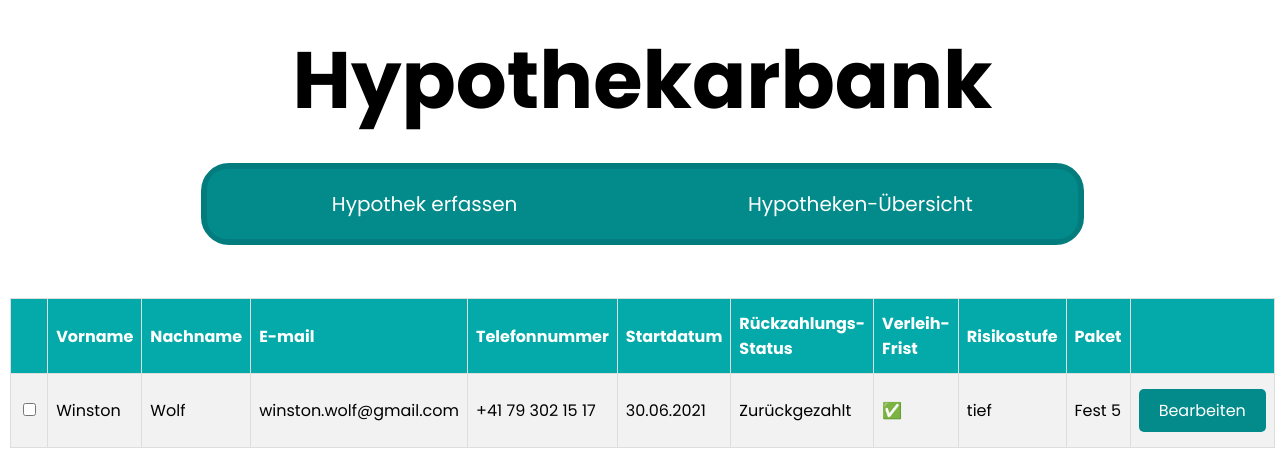
The page /Views/existingMortgagesView.php on the database its author committed.
### tables this page shows
CREATE TABLE `mortgages` (
  `mortgageID` int(11) NOT NULL,
  `firstName` varchar(45) NOT NULL,
  `lastName` varchar(45) NOT NULL,
  `email` varchar(100) NOT NULL,
  `phoneNumber` varchar(100) NOT NULL,
  `startDate` date NOT NULL,
  `repaymentStatus` enum('Repaid','Not Repaid') NOT NULL,
  `FK_riskID` int(11) NOT NULL,
  `FK_packageID` int(11) NOT NULL
);

CREATE TABLE `riskranking` (
  `riskID` int(11) NOT NULL,
  `riskLevel` varchar(100) NOT NULL,
  `changeRentalDays` int(11) NOT NULL
);

CREATE TABLE `packages` (
  `packageID` int(11) NOT NULL,
  `packageName` varchar(100) NOT NULL,
  `percentage` double NOT NULL
);

### Models/CRUD.php (called while the page is built, shortened)
<?php
require ("database.php");
function getAllMortgages(): array
{
    global $pdo;
    $statement = $pdo->prepare('SELECT * FROM mortgages ORDER BY startDate ASC');
    $statement->execute();
    return $statement->fetchAll();
}
function getRiskLevel($riskID): string
{
    global $pdo;
    $statement = $pdo->prepare('SELECT riskLevel FROM M307DB.riskRanking WHERE riskID = :riskID;');
    $statement->bindValue(':riskID', $riskID);
    $statement->execute();
    $riskLevels = $statement->fetchAll();
    return $riskLevels[0][0];
}
function getPackageName($packageID): string
{
    global $pdo;
    $statement = $pdo->prepare('SELECT packageName FROM M307DB.packages WHERE packageID = :packageID;');
    $statement->bindValue(':packageID', $packageID);
    $statement->execute();
    $packageName = $statement->fetchAll();
    return $packageName[0][0];
}

### Views/existingMortgagesView.php (the view, shortened to what this page needs)
<!doctype html>
<html lang="de">
<head>
    <link rel="stylesheet" href="css/global.css">
    <link rel="stylesheet" href="css/existing-mortgages-styles.css">
</head>
<body>
<div>
    <h1>Hypothekarbank</h1>
    <nav>
        <a href="createMortgageView.php" class="menu-bar menu-right text-center">Hypothek erfassen</a>
        <a href="existingMortgagesView.php" class="menu-bar menu-left text-center">Hypotheken-Übersicht</a>
    </nav>
</div>
<table id="mortgages" class="list">
    <tr>
        <th> </th>
        <th>Vorname</th>
        <th>Nachname</th>
        <th>E-mail</th>
        <th>Telefonnummer</th>
        <th>Startdatum</th>
        <th>Rückzahlungs-Status</th>
        <th>Verleih-Frist</th>
        <th>Risikostufe</th>
        <th>Paket</th>
        <th> </th>
    </tr>
    <?php
    require("../Models/CRUD.php");
    require("../Controllers/Utils.php");
    $mortgages = getAllMortgages();
    for ($i = 0; $i < count($mortgages); $i++) {
        echo "<tr>";
        echo '<td><input type="checkbox"></td>';
        echo "<td>" . $mortgages[$i]['firstName'] . "</td>";
        echo "<td>" . $mortgages[$i]['lastName'] . "</td>";
        echo "<td>" . $mortgages[$i]['email'] . "</td>";
        echo "<td>" . $mortgages[$i]['phoneNumber'] . "</td>";
        echo "<td>" . formatDate($mortgages[$i]['startDate']) . "</td>";
        echo "<td>" . formatRepaymentStatus($mortgages[$i]['repaymentStatus']) . "</td>";
        echo "<td>" . getEmoji($mortgages[$i]['startDate'],$mortgages[$i]['FK_riskID'], $mortgages[$i]['repaymentStatus']) . "</td>";
        echo "<td>" . getRiskLevel($mortgages[$i]['FK_riskID']) . "</td>";
        echo "<td>" . getPackageName($mortgages[$i]['FK_packageID']) . "</td>";
        echo '<td><a class="menu-btn" href="updateMortgageView.php?mortgageID=' .$mortgages[$i]['mortgageID'].'">Bearbeiten</a></td>';
        echo "</tr>";
    }
    ?>
</table>
</body>
</html>

### Controllers/Utils.php (shortened to what this page needs)
<?php
function formatRepaymentStatus($status): string {
    if ($status === 'Repaid') return 'Zurückgezahlt';
    else if ($status === 'Not Repaid') return 'Nicht zurückgezahlt';
    else return 'Fehler';
}
function formatDate($date) {
    $dateTime = new DateTime($date);
    return date('d.m.Y', $dateTime->getTimestamp());
}
function getEmoji($startDate, $riskID, $repaymentStatus):string{
    if($repaymentStatus === 'Repaid') {
        return '<p>&#x2705</p>';
    } else {
        if (SpanOverdue($startDate, $riskID)){
            return '<p>&#x1F6A8</p>';
        }else{
            return '<p>&#x1F4B8</p>';
        }
    }
}

### Views/css/global.css (style rules this page uses)
* { font-family: 'Poppins', sans-serif; }
tr { text-align: left; }
td { padding-right: 20px; }
body { margin: 10px; }
h1 { margin: 20px; font-size: 80px; text-align: center; }
.list { margin: auto; font-family: Arial, Helvetica, sans-serif; border-collapse: collapse; }
.list td, .list th { border: 1px solid #ddd; padding: 8px; }
.list tr:nth-child(even) { background-color: #f2f2f2; }
.list th { padding-top: 12px; padding-bottom: 12px; text-align: left; color: white; }
.text-center { text-align: center; }
nav { padding: 6px; width: 70%; background-color: #027c7c; font-size: 20px; color: white; border: solid; border-radius: 31px; margin: auto; display: flex; }
.menu-bar { width:50%; background-color: #038a8a; font-size: 20px; color: white; padding: 20px; text-decoration: none; margin: auto; }
.menu-left { border-top-right-radius: 20px; border-bottom-right-radius: 20px; }
.menu-right { border-top-left-radius: 20px; border-bottom-left-radius: 20px; }
div { margin: 20px; }
.menu-btn { background-color: #038a8a; padding: 10px 50px 10px 50px; border-radius: 5px; border-color: #038a8a; color: white; text-align: center; text-decoration: none; }

### Views/css/existing-mortgages-styles.css (style rules this page uses)
#mortgages th { background-color: #04aaaa; }
input { border: solid black; border-radius: 15px; }
h1 { font-size: 80px; text-align: center; }
div { margin: 10px; }
.list { margin-top: 50px; margin-bottom: 60px; width: 90%; }
@media (min-width: 1000px) { .list { width: 70%; } }
.menu-btn { padding: 10px 20px 10px 20px; }

### rows shown on the page
mortgages: firstName "Winston", lastName "Wolf", email "winston.wolf@gmail.com", phoneNumber "+41 79 302 15 17", startDate "30.06.2021", repaymentStatus "Zurückgezahlt", FK_riskID.riskLevel "tief", FK_packageID.packageName "Fest 5"
